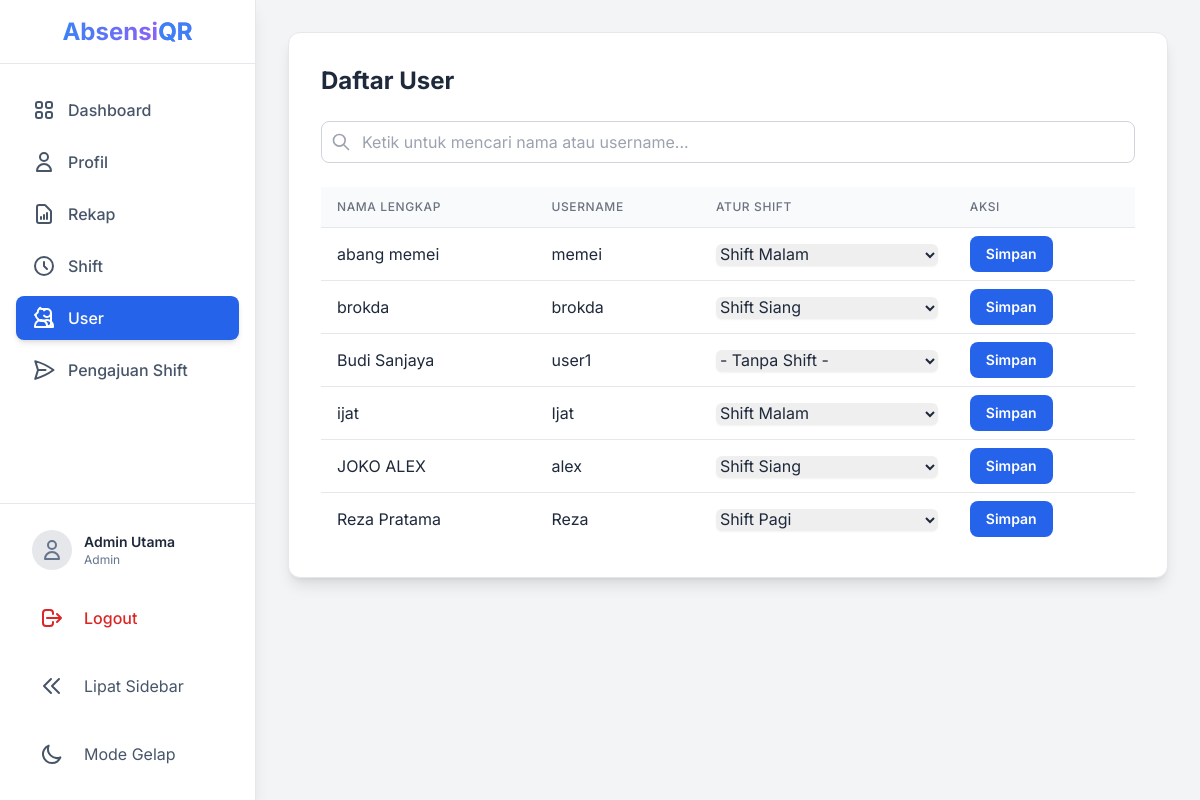
/src/admin/users.php (signed in), run on an earlier commit of the app's database.
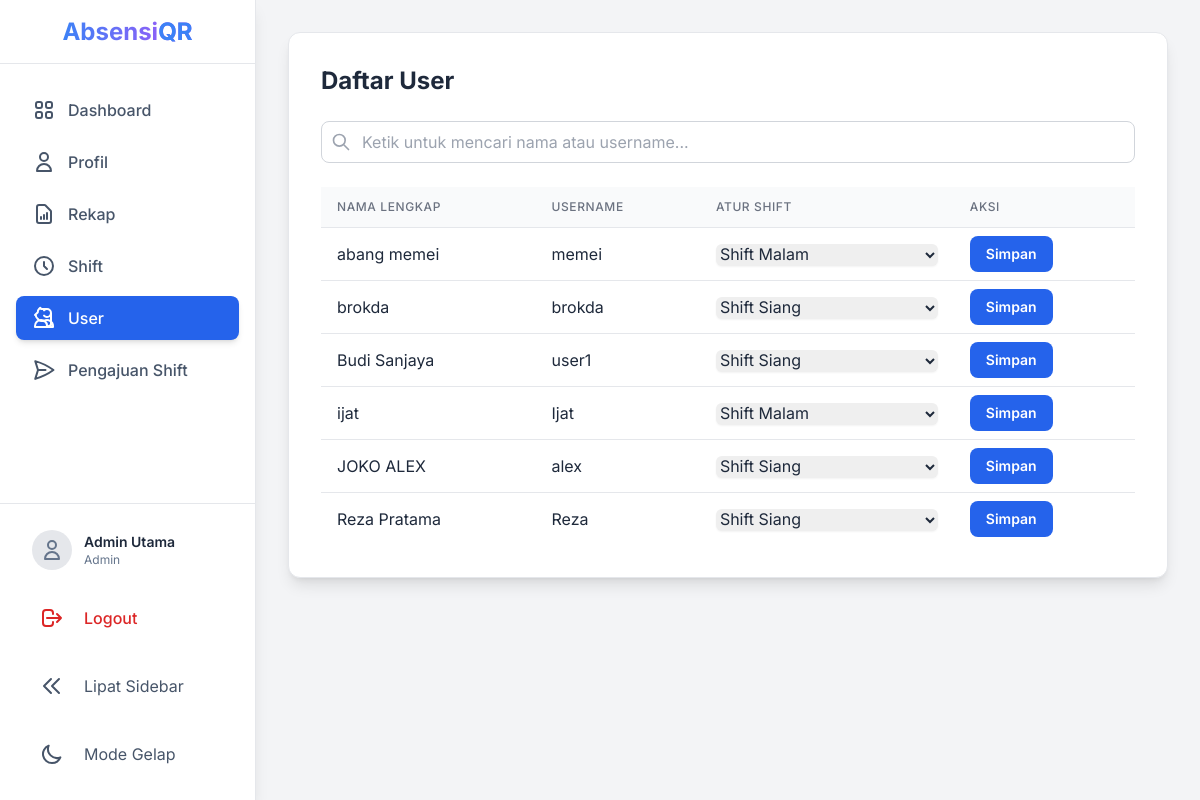
And on a later commit of the database.
### tables this page shows
CREATE TABLE `users` (
  `id` int(11) NOT NULL,
  `username` varchar(50) NOT NULL,
  `password` varchar(255) NOT NULL,
  `nama_lengkap` varchar(100) NOT NULL,
  `role` enum('admin','user') NOT NULL,
  `shift_id` int(11) DEFAULT NULL
);

CREATE TABLE `shifts` (
  `id` int(11) NOT NULL,
  `nama_shift` varchar(50) NOT NULL,
  `jam_masuk` time NOT NULL,
  `batas_jam_masuk` time NOT NULL,
  `jam_pulang` time NOT NULL
);

### src/admin/users.php (the view, shortened to what this page needs)
<?php
require_once __DIR__ . '/../layouts/header.php';
$sql_shifts = "SELECT id, nama_shift FROM shifts ORDER BY nama_shift";
$result_shifts = $conn->query($sql_shifts);
$shifts = [];
while ($row = $result_shifts->fetch_assoc()) {
    $shifts[] = $row;
}
$search_query = isset($_GET['search']) ? trim($_GET['search']) : '';
$sql_users = "SELECT u.id, u.nama_lengkap, u.username, u.shift_id, s.nama_shift
        FROM users u
        LEFT JOIN shifts s ON u.shift_id = s.id
        WHERE u.role = 'user'";
$sql_users .= " ORDER BY u.nama_lengkap";
$stmt_users = $conn->prepare($sql_users);
$stmt_users->execute();
$result_users = $stmt_users->get_result();
?>
<div class="max-w-5xl mx-auto py-8 sm:px-6 lg:px-8">
    <div class="bg-white p-8 rounded-xl shadow-lg border border-gray-200">
        <h1 class="text-2xl font-bold text-slate-800 mb-6">Daftar User</h1>
        <div class="mb-6">
            <form id="search-form" method="GET" action="users.php">
                <div class="relative">
                    <input type="text" id="search-input" name="search" placeholder="Ketik untuk mencari nama atau username..." value="<?php echo htmlspecialchars($search_query); ?>" class="w-full pl-10 pr-4 py-2 border border-gray-300 rounded-lg focus:outline-none focus:ring-2 focus:ring-blue-500 input-field">
                    <div class="absolute top-0 left-0 inline-flex items-center justify-center h-full w-10 text-gray-400">
                        <svg class="h-5 w-5" fill="none" stroke-linecap="round" stroke-linejoin="round" stroke-width="2" viewBox="0 0 24 24" stroke="currentColor"><path d="M21 21l-6-6m2-5a7 7 0 11-14 0 7 7 0 0114 0z"></path></svg>
                    </div>
                </div>
            </form>
        </div>
        <div class="overflow-x-auto">
            <table class="min-w-full divide-y divide-gray-200">
                <thead class="bg-gray-50">
                    <tr>
                        <th class="py-3 px-4 text-left text-xs font-medium text-gray-500 uppercase tracking-wider">Nama Lengkap</th>
                        <th class="py-3 px-4 text-left text-xs font-medium text-gray-500 uppercase tracking-wider">Username</th>
                        <th class="py-3 px-4 text-left text-xs font-medium text-gray-500 uppercase tracking-wider">Atur Shift</th>
                        <th class="py-3 px-4 text-left text-xs font-medium text-gray-500 uppercase tracking-wider">Aksi</th>
                    </tr>
                </thead>
                <tbody id="user-table-body" class="divide-y divide-gray-200">
                    <?php if ($result_users->num_rows > 0): ?>
                        <?php while ($user = $result_users->fetch_assoc()): ?>
                        <tr>
                            <form action="proses_user.php" method="POST">
                                <td class="py-2 px-4 align-middle whitespace-nowrap"><?php echo htmlspecialchars($user['nama_lengkap']); ?></td>
                                <td class="py-2 px-4 align-middle whitespace-nowrap"><?php echo htmlspecialchars($user['username']); ?></td>
                                <td class="py-2 px-4 align-middle whitespace-nowrap">
                                    <select name="shift_id" class="w-full border-gray-300 rounded-md shadow-sm focus:border-indigo-300 focus:ring focus:ring-indigo-200 focus:ring-opacity-50 select-field">
                                        <option value="">- Tanpa Shift -</option>
                                        <?php foreach ($shifts as $shift): ?>
                                            <option value="<?php echo $shift['id']; ?>" <?php echo ($user['shift_id'] == $shift['id']) ? 'selected' : ''; ?>>
                                                <?php echo htmlspecialchars($shift['nama_shift']); ?>
                                            </option>
                                        <?php endforeach; ?>
                                    </select>
                                </td>
                                <td class="py-2 px-4 align-middle whitespace-nowrap">
                                    <button type="submit" class="bg-blue-600 hover:bg-blue-700 text-white text-sm font-semibold py-2 px-4 rounded-lg">Simpan</button>
                                </td>
                            </form>
                        </tr>
                        <?php endwhile; ?>
                    <?php else: ?>
                        <tr>
                            <td colspan="4" class="text-center py-4">Tidak ada user yang cocok dengan kriteria pencarian.</td>
                        </tr>
                    <?php endif; ?>
                </tbody>
            </table>
        </div>
    </div>
</div>
<?php require_once __DIR__ . '/../layouts/footer.php'; ?>

What changed in the data, as far as the page shows it:
changed users "Budi Sanjaya": shift_id "- Tanpa Shift -" → "Shift Siang"
changed users "Reza Pratama": shift_id "Shift Pagi" → "Shift Siang"
